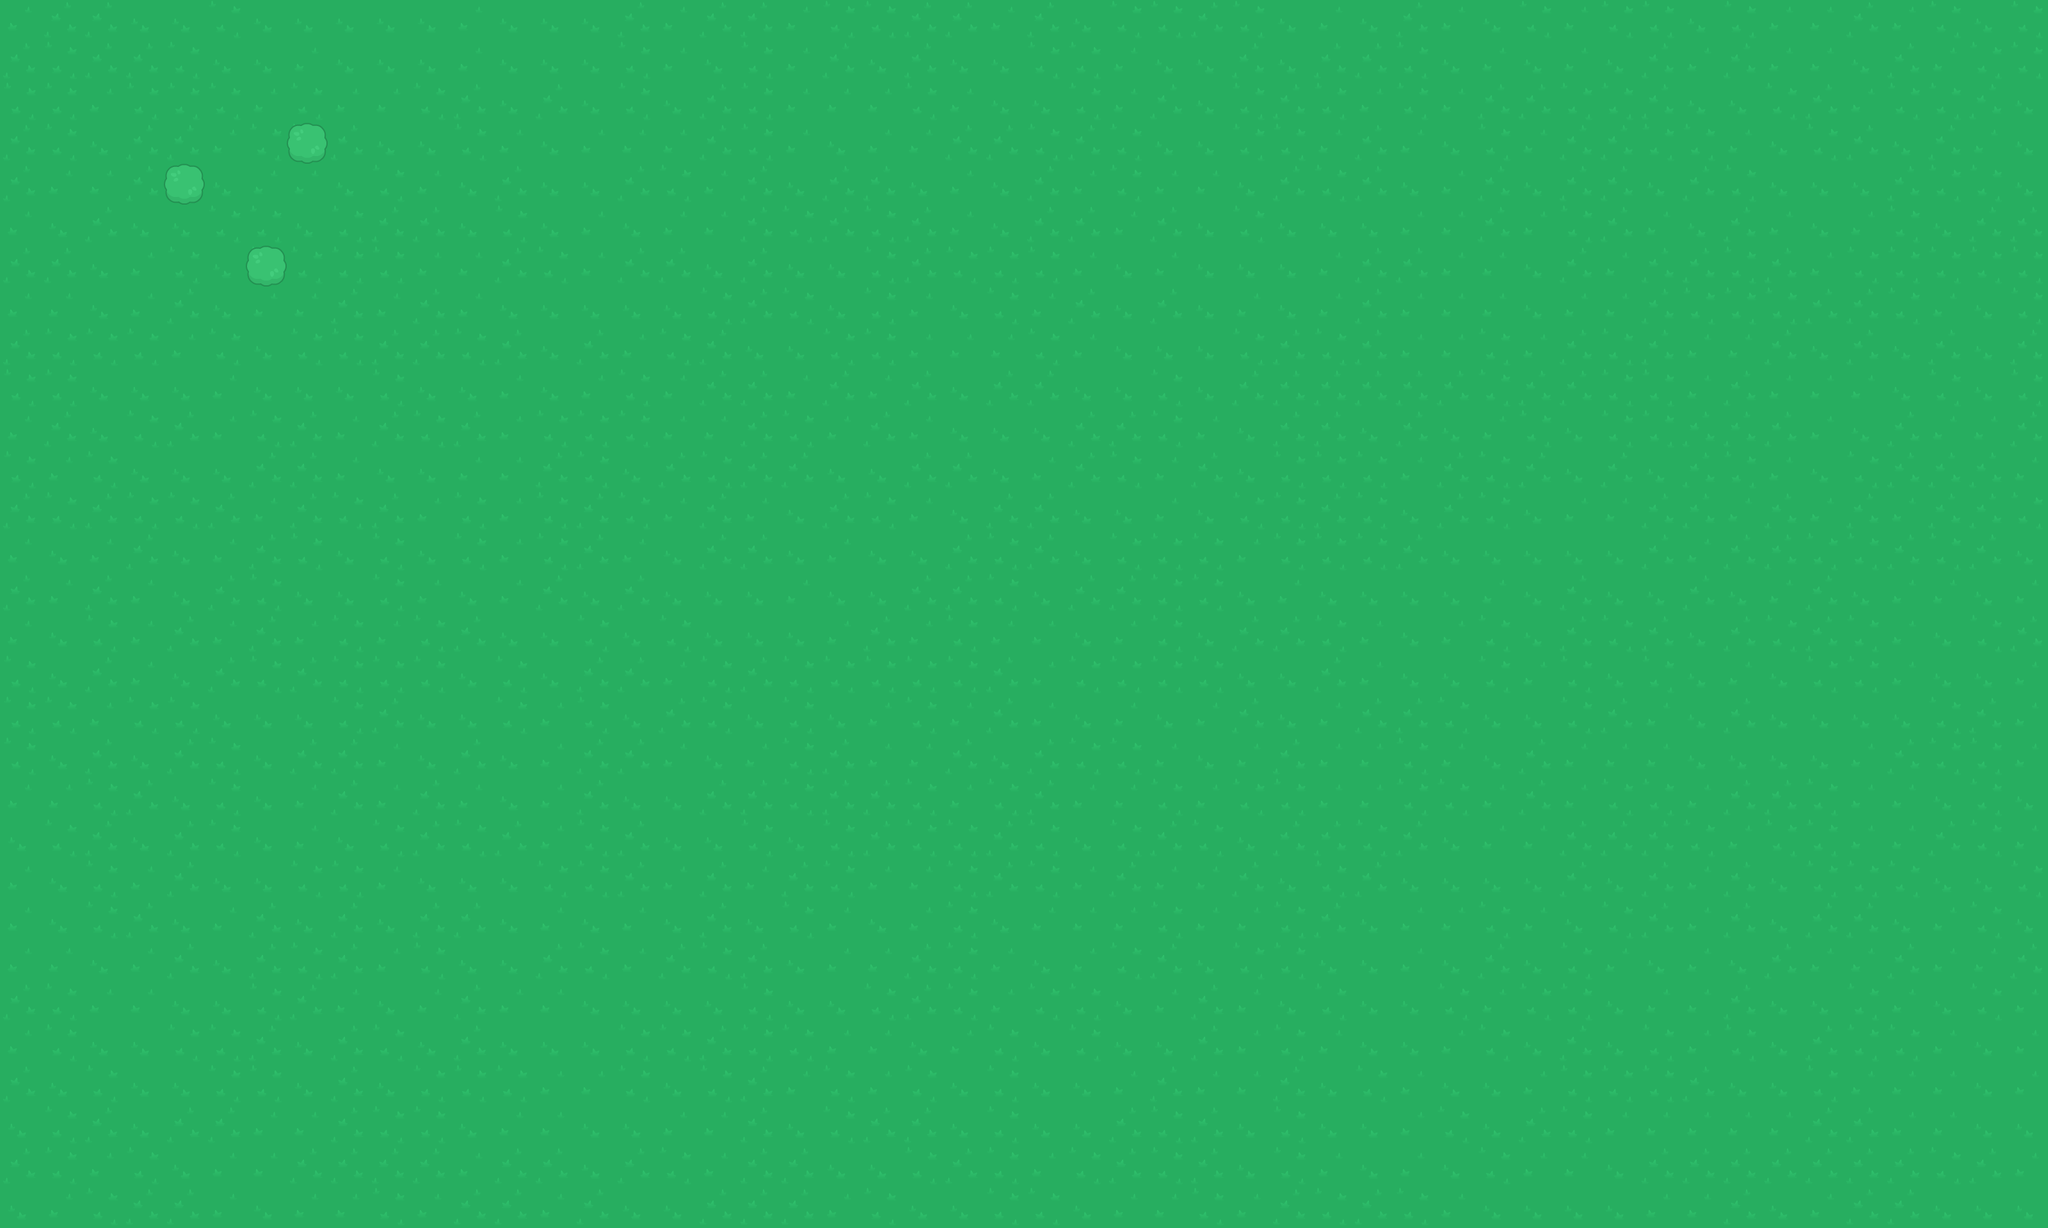

This is a level from a 2D game, rendered from its Tiled map with the project's own tilesets. A one-line summary and the complete map file follow:
An orthogonal 50x30 tile map with 64x64 px tiles, 2 tile layers (Ground, Trees).

<map version="1.10" tiledversion="1.11.1" orientation="orthogonal" renderorder="right-down" width="50" height="30" tilewidth="64" tileheight="64" infinite="0" nextlayerid="3" nextobjectid="1">
 <tileset firstgid="1" name="Kenney Topdown Pack" tilewidth="64" tileheight="64" spacing="10" tilecount="540" columns="27">
  <image source="../img/spritesheet_tiles.png" width="1988" height="1470" />
 </tileset>
 <layer id="1" name="Ground" width="50" height="30">
  <data encoding="csv">
3,1,1,4,4,2,4,4,4,4,4,3,4,4,4,1,3,1,1,3,2,2,1,1,3,1,4,2,2,1,2,4,3,4,1,3,4,2,3,2,2,4,2,3,3,1,3,2,4,2,
1,2,1,1,2,4,4,3,4,4,4,3,4,4,4,2,3,4,2,3,1,4,1,4,4,2,2,3,4,4,1,4,1,1,2,4,3,4,3,4,1,3,1,3,3,4,1,3,2,2,
2,2,3,2,2,2,3,2,3,3,2,1,4,1,4,2,4,1,2,3,3,3,2,3,4,4,2,3,1,4,2,1,2,3,2,3,1,1,2,2,1,4,4,2,1,3,2,2,1,4,
1,2,4,1,1,3,2,2,1,4,4,2,3,4,3,3,3,1,2,3,4,3,3,1,1,2,1,2,4,4,2,2,3,1,3,4,2,3,1,1,2,2,3,4,2,1,4,1,3,4,
1,3,3,1,4,4,3,3,4,2,3,4,1,4,4,1,2,3,1,4,1,1,4,3,4,1,3,2,3,3,4,1,2,1,4,3,1,4,1,1,4,1,2,4,4,4,1,2,2,4,
3,4,1,4,4,2,2,4,2,1,1,4,2,4,3,4,3,3,1,2,1,2,1,3,4,1,1,3,1,4,2,4,4,4,3,3,1,3,2,1,3,4,1,3,4,3,2,4,1,1,
1,1,4,3,2,4,2,2,2,2,3,3,1,2,3,1,1,4,1,4,4,2,1,2,2,2,3,4,3,4,4,4,3,1,1,3,3,4,1,3,1,1,2,1,3,2,2,2,2,2,
3,3,4,3,1,4,3,3,1,3,1,3,4,4,4,4,4,2,1,2,4,2,3,4,2,3,1,4,1,4,3,4,3,1,3,3,3,4,3,3,1,2,2,2,1,1,2,3,4,2,
1,2,2,2,3,2,4,2,2,1,1,2,1,4,1,3,2,1,4,4,2,2,3,3,3,2,3,4,4,4,2,1,2,1,3,3,2,3,1,2,1,3,3,1,4,1,4,1,4,1,
2,2,4,4,4,3,4,4,4,2,4,4,3,4,3,2,3,1,1,3,1,3,1,4,1,1,4,4,2,4,1,1,1,1,1,1,2,1,1,2,2,3,1,3,3,3,4,2,4,2,
3,1,4,2,1,3,2,1,3,1,2,1,3,2,2,2,3,3,1,2,3,1,3,4,4,4,1,1,2,3,4,1,1,4,1,4,3,2,4,2,2,1,1,1,3,4,1,3,3,1,
2,3,2,4,4,4,1,1,3,4,4,3,3,1,2,4,1,2,1,1,4,4,1,1,4,3,1,2,3,1,4,2,2,2,3,1,2,1,4,1,4,1,2,3,4,2,1,1,1,3,
1,2,1,2,2,1,3,1,2,1,3,2,3,2,1,2,3,1,3,4,1,2,3,4,1,1,4,4,3,4,2,2,1,2,4,1,2,4,3,3,1,1,3,1,3,1,3,1,1,2,
3,4,3,1,4,3,1,2,4,2,4,2,3,2,1,3,4,1,1,4,3,4,4,1,2,1,4,2,2,2,3,2,2,2,1,4,4,4,4,4,1,3,1,1,2,2,1,2,1,4,
1,3,1,3,4,1,2,4,4,2,3,4,3,1,4,1,4,4,4,3,4,4,1,1,2,4,1,1,2,2,4,3,4,4,4,4,3,4,1,4,4,1,4,3,1,4,3,3,4,3,
3,4,2,3,1,3,1,3,2,3,2,1,4,4,2,4,2,4,4,4,3,1,3,2,3,3,4,3,2,4,1,1,2,3,4,3,2,4,1,2,1,4,1,2,1,2,3,4,2,1,
2,4,1,3,4,1,2,1,2,2,2,4,2,4,1,1,3,2,1,2,2,2,2,2,1,3,2,2,2,2,4,4,1,3,4,4,2,3,2,4,2,4,3,4,2,2,3,4,4,3,
2,2,3,2,2,4,4,4,2,1,4,4,2,3,2,4,1,2,4,2,4,3,2,3,1,3,4,3,4,3,1,4,3,1,1,2,4,4,2,1,3,4,1,4,4,4,4,2,1,3,
2,4,1,4,1,2,4,1,1,3,4,1,4,3,1,1,3,4,3,2,1,3,3,1,4,1,2,2,3,4,3,1,3,3,2,3,4,1,3,3,3,4,4,4,4,3,1,2,2,3,
3,3,2,1,4,2,4,3,1,3,1,3,4,3,1,4,4,1,1,2,1,1,2,3,2,1,3,3,2,3,2,2,3,3,2,2,3,1,3,2,2,3,1,1,2,3,3,4,2,4,
4,2,1,4,1,2,4,3,4,2,1,2,1,3,2,1,4,4,2,4,2,1,2,2,1,2,4,2,1,2,4,1,1,2,1,4,3,3,1,1,1,2,3,2,2,3,3,1,2,3,
3,4,2,3,1,4,4,2,2,3,4,4,4,2,2,1,3,1,3,1,2,3,3,2,1,2,3,1,3,3,1,4,2,1,4,4,4,4,1,4,1,3,1,4,2,2,2,4,4,2,
3,4,2,1,4,3,1,4,1,4,1,1,4,3,4,3,4,1,4,2,3,4,3,2,4,3,3,3,2,3,3,2,1,4,3,3,2,3,4,2,1,3,1,4,1,1,4,3,2,4,
3,3,4,3,1,4,1,2,1,3,2,4,4,1,2,3,1,2,1,4,3,3,1,2,3,4,3,2,1,4,2,2,4,4,3,4,1,4,2,3,4,3,4,1,3,3,1,3,3,1,
1,2,3,3,4,4,2,1,3,4,3,1,3,3,4,4,4,4,2,4,4,2,1,2,3,2,2,4,3,1,3,4,2,4,4,2,3,2,2,4,3,3,1,4,4,2,3,4,2,3,
3,2,4,4,2,2,1,4,1,2,4,1,4,4,4,2,2,1,2,2,3,3,4,3,2,4,2,4,4,1,3,2,3,4,4,3,2,4,1,4,2,3,2,4,1,2,2,3,4,3,
1,4,2,4,4,2,2,4,1,4,2,2,2,3,3,2,4,2,1,3,2,3,2,4,2,4,4,3,1,3,3,1,4,2,3,4,4,3,2,2,2,1,4,4,2,3,3,3,4,3,
4,2,1,4,1,1,3,3,1,2,2,4,3,3,4,4,3,3,1,4,2,1,1,4,2,4,4,1,2,1,4,2,4,4,3,2,4,1,2,3,3,3,3,3,1,1,3,3,4,4,
1,2,3,2,4,3,3,1,1,1,1,3,1,1,4,1,2,3,1,1,4,4,2,1,2,3,2,1,2,1,4,2,3,4,3,4,2,3,3,4,1,1,1,1,1,1,1,2,1,3,
4,3,2,1,1,3,4,3,3,2,3,1,1,3,1,4,4,1,1,1,3,2,4,4,2,2,4,3,3,2,3,1,2,1,2,3,4,4,4,4,3,3,1,4,3,1,1,4,4,4
</data>
 </layer>
 <layer id="2" name="Trees" width="50" height="30">
  <data encoding="csv">
0,0,0,0,0,0,0,0,0,0,0,0,0,0,0,0,0,0,0,0,0,0,0,0,0,0,0,0,0,0,0,0,0,0,0,0,0,0,0,0,0,0,0,0,0,0,0,0,0,0,
0,0,0,0,0,0,0,0,0,0,0,0,0,0,0,0,0,0,0,0,0,0,0,0,0,0,0,0,0,0,0,0,0,0,0,0,0,0,0,0,0,0,0,0,0,0,0,0,0,0,
0,0,0,0,0,0,0,0,0,0,0,0,0,0,0,0,0,0,0,0,0,0,0,0,0,0,0,0,0,0,0,0,0,0,0,0,0,0,0,0,0,0,0,0,0,0,0,0,0,0,
0,0,0,0,0,0,0,183,0,0,0,0,0,0,0,0,0,0,0,0,0,0,0,0,0,0,0,0,0,0,0,0,0,0,0,0,0,0,0,0,0,0,0,0,0,0,0,0,0,0,
0,0,0,0,183,0,0,0,0,0,0,0,0,0,0,0,0,0,0,0,0,0,0,0,0,0,0,0,0,0,0,0,0,0,0,0,0,0,0,0,0,0,0,0,0,0,0,0,0,0,
0,0,0,0,0,0,0,0,0,0,0,0,0,0,0,0,0,0,0,0,0,0,0,0,0,0,0,0,0,0,0,0,0,0,0,0,0,0,0,0,0,0,0,0,0,0,0,0,0,0,
0,0,0,0,0,0,183,0,0,0,0,0,0,0,0,0,0,0,0,0,0,0,0,0,0,0,0,0,0,0,0,0,0,0,0,0,0,0,0,0,0,0,0,0,0,0,0,0,0,0,
0,0,0,0,0,0,0,0,0,0,0,0,0,0,0,0,0,0,0,0,0,0,0,0,0,0,0,0,0,0,0,0,0,0,0,0,0,0,0,0,0,0,0,0,0,0,0,0,0,0,
0,0,0,0,0,0,0,0,0,0,0,0,0,0,0,0,0,0,0,0,0,0,0,0,0,0,0,0,0,0,0,0,0,0,0,0,0,0,0,0,0,0,0,0,0,0,0,0,0,0,
0,0,0,0,0,0,0,0,0,0,0,0,0,0,0,0,0,0,0,0,0,0,0,0,0,0,0,0,0,0,0,0,0,0,0,0,0,0,0,0,0,0,0,0,0,0,0,0,0,0,
0,0,0,0,0,0,0,0,0,0,0,0,0,0,0,0,0,0,0,0,0,0,0,0,0,0,0,0,0,0,0,0,0,0,0,0,0,0,0,0,0,0,0,0,0,0,0,0,0,0,
0,0,0,0,0,0,0,0,0,0,0,0,0,0,0,0,0,0,0,0,0,0,0,0,0,0,0,0,0,0,0,0,0,0,0,0,0,0,0,0,0,0,0,0,0,0,0,0,0,0,
0,0,0,0,0,0,0,0,0,0,0,0,0,0,0,0,0,0,0,0,0,0,0,0,0,0,0,0,0,0,0,0,0,0,0,0,0,0,0,0,0,0,0,0,0,0,0,0,0,0,
0,0,0,0,0,0,0,0,0,0,0,0,0,0,0,0,0,0,0,0,0,0,0,0,0,0,0,0,0,0,0,0,0,0,0,0,0,0,0,0,0,0,0,0,0,0,0,0,0,0,
0,0,0,0,0,0,0,0,0,0,0,0,0,0,0,0,0,0,0,0,0,0,0,0,0,0,0,0,0,0,0,0,0,0,0,0,0,0,0,0,0,0,0,0,0,0,0,0,0,0,
0,0,0,0,0,0,0,0,0,0,0,0,0,0,0,0,0,0,0,0,0,0,0,0,0,0,0,0,0,0,0,0,0,0,0,0,0,0,0,0,0,0,0,0,0,0,0,0,0,0,
0,0,0,0,0,0,0,0,0,0,0,0,0,0,0,0,0,0,0,0,0,0,0,0,0,0,0,0,0,0,0,0,0,0,0,0,0,0,0,0,0,0,0,0,0,0,0,0,0,0,
0,0,0,0,0,0,0,0,0,0,0,0,0,0,0,0,0,0,0,0,0,0,0,0,0,0,0,0,0,0,0,0,0,0,0,0,0,0,0,0,0,0,0,0,0,0,0,0,0,0,
0,0,0,0,0,0,0,0,0,0,0,0,0,0,0,0,0,0,0,0,0,0,0,0,0,0,0,0,0,0,0,0,0,0,0,0,0,0,0,0,0,0,0,0,0,0,0,0,0,0,
0,0,0,0,0,0,0,0,0,0,0,0,0,0,0,0,0,0,0,0,0,0,0,0,0,0,0,0,0,0,0,0,0,0,0,0,0,0,0,0,0,0,0,0,0,0,0,0,0,0,
0,0,0,0,0,0,0,0,0,0,0,0,0,0,0,0,0,0,0,0,0,0,0,0,0,0,0,0,0,0,0,0,0,0,0,0,0,0,0,0,0,0,0,0,0,0,0,0,0,0,
0,0,0,0,0,0,0,0,0,0,0,0,0,0,0,0,0,0,0,0,0,0,0,0,0,0,0,0,0,0,0,0,0,0,0,0,0,0,0,0,0,0,0,0,0,0,0,0,0,0,
0,0,0,0,0,0,0,0,0,0,0,0,0,0,0,0,0,0,0,0,0,0,0,0,0,0,0,0,0,0,0,0,0,0,0,0,0,0,0,0,0,0,0,0,0,0,0,0,0,0,
0,0,0,0,0,0,0,0,0,0,0,0,0,0,0,0,0,0,0,0,0,0,0,0,0,0,0,0,0,0,0,0,0,0,0,0,0,0,0,0,0,0,0,0,0,0,0,0,0,0,
0,0,0,0,0,0,0,0,0,0,0,0,0,0,0,0,0,0,0,0,0,0,0,0,0,0,0,0,0,0,0,0,0,0,0,0,0,0,0,0,0,0,0,0,0,0,0,0,0,0,
0,0,0,0,0,0,0,0,0,0,0,0,0,0,0,0,0,0,0,0,0,0,0,0,0,0,0,0,0,0,0,0,0,0,0,0,0,0,0,0,0,0,0,0,0,0,0,0,0,0,
0,0,0,0,0,0,0,0,0,0,0,0,0,0,0,0,0,0,0,0,0,0,0,0,0,0,0,0,0,0,0,0,0,0,0,0,0,0,0,0,0,0,0,0,0,0,0,0,0,0,
0,0,0,0,0,0,0,0,0,0,0,0,0,0,0,0,0,0,0,0,0,0,0,0,0,0,0,0,0,0,0,0,0,0,0,0,0,0,0,0,0,0,0,0,0,0,0,0,0,0,
0,0,0,0,0,0,0,0,0,0,0,0,0,0,0,0,0,0,0,0,0,0,0,0,0,0,0,0,0,0,0,0,0,0,0,0,0,0,0,0,0,0,0,0,0,0,0,0,0,0,
0,0,0,0,0,0,0,0,0,0,0,0,0,0,0,0,0,0,0,0,0,0,0,0,0,0,0,0,0,0,0,0,0,0,0,0,0,0,0,0,0,0,0,0,0,0,0,0,0,0
</data>
 </layer>
</map>
